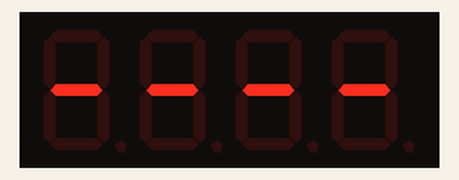
This program was run on a simulated Raspberry Pi Pico running MicroPython. On the bench: 4-digit seven-segment display. WiFi joins after 1.5 s; web requests get an empty 200 reply after 0.4 s.

Above: at 0.4 s.

The program:

main.py
```python
import network
import urequests
import tm1637
from machine import Pin
import time

tm = tm1637.TM1637(clk=Pin(0), dio=Pin(1))
tm.show('    ')
time.sleep(0.2)
tm.show('----')

wlan = network.WLAN(network.STA_IF)
wlan.active(True)

# connect to wifi
wlan.connect('SSID', 'password')

def scrape_exchange_rate():

    """Scrapes current USD/EUR exchange rate from Google finance"""

    url = "https://www.google.com/finance/quote/USD-EUR"
    response = urequests.get(url)
    chunk_size = 100
    buffer = bytearray(chunk_size)

    data_last_price = b'data-last-price="'
    closing_quote = b'"'
    found_start = False
    rate = ""

    while True:
        bytes_read = response.raw.readinto(buffer)
        if not bytes_read:
            break

        if not found_start:
            start_index = buffer.find(data_last_price)
            if start_index != -1:
                found_start = True
                start_index += len(data_last_price)
                end_index = buffer.find(closing_quote, start_index)
                if end_index != -1:
                    rate = buffer[start_index:end_index].decode('utf-8')
                    break
                else:
                    rate += buffer[start_index:].decode('utf-8')
        else:
            end_index = buffer.find(closing_quote)
            if end_index != -1:
                rate += buffer[:end_index].decode('utf-8')
                break
            else:
                rate += buffer.decode('utf-8')

    response.close()
    return round(float(rate), 2)

def display():
    num = scrape_exchange_rate()
    result = str(num).replace('.', '')
    tm.show('    ')
    time.sleep(0.1)
    tm.show(result, True)

while True:
    try:
        display()
        time.sleep(300)
    except:
        tm.show('Err')
        time.sleep(5)
```

Measured:
- what the display in image 0 shows lasts 0.4 s, from 0.2 s to 0.6 s
